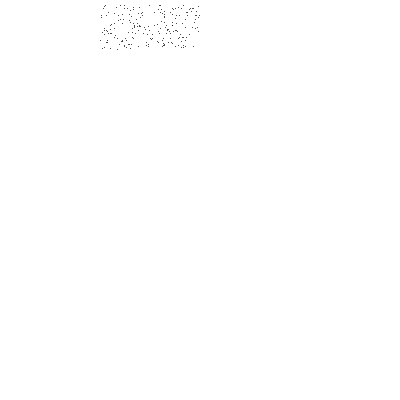
Frame 1 (no input)
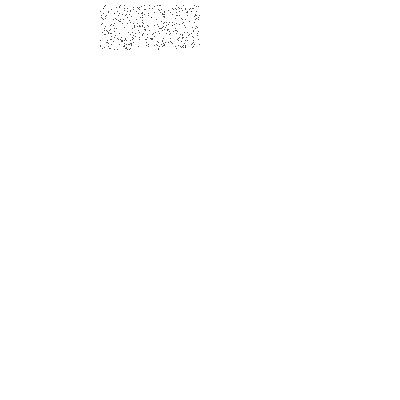
Frame 2 (the mouse pressed at the canvas centre, redrawn once)

The Processing sketch that drew these frames (run headless with seeded random() and noise(); the mouse was pressed at the canvas centre and the sketch redrawn once):

// Processing sketch: processing_1507
// ── processing_1507.pde

float x,y,w,h;
void setup(){
  frameRate(24);
   x=50;y=30;w=40;h=30;
  size(400,400);
   background(255);
  fill(247,165,163);
  noLoop();

}



void draw(){

for (int i = 0; i < 200; i = i+1){
point (random(100,200),random(5,50));
}
}
